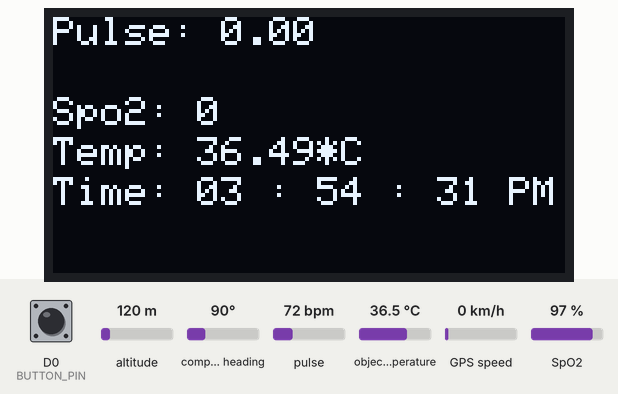
A sketch run on a simulated ESP8266 (NodeMCU). On the bench: 128×64 one-colour display. Inputs (shaded band) come from the test bench; at power-on: pulse 72 bpm, object temperature 36.5 °C, SpO2 97 %, D0 (BUTTON_PIN) LOW, altitude 120 m, compass heading 90°, GPS speed 0 km/h. The GPS gets a fix after 3 s at 37.7749, -122.4194 with 8 satellites; what the sketch prints to the serial monitor is not drawn.

Above: at 2.8 s.
2.9 s: pulse set to 42 bpm
At 14.1 s:
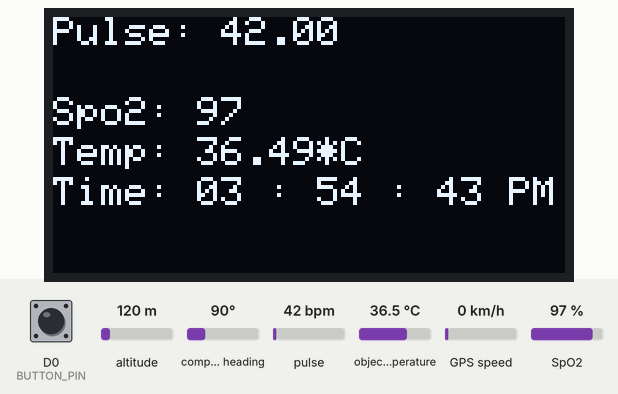
14.8 s: object temperature set to 20 °C
At 20.6 s:
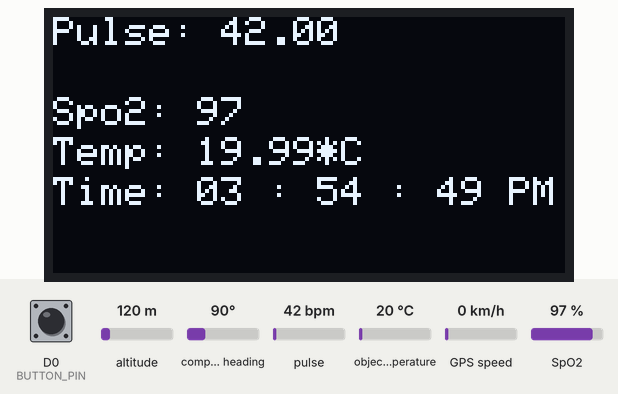
26.7 s: SpO2 set to 80 %
At 32.3 s:
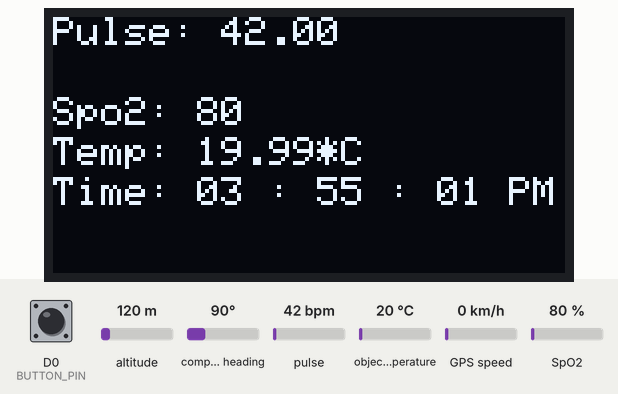
38.6 s: pulse set to 70 bpm
At 45.1 s:
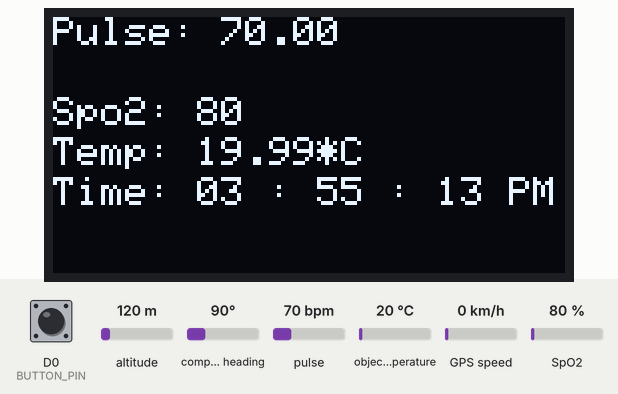
50.5 s: object temperature set to 26 °C
At 56.8 s:
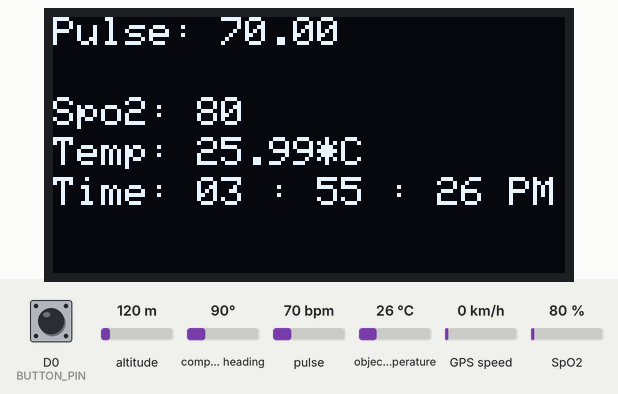
Timing chart, 0 to 58.3 s (numbered marks = the images above; inputs shaded):
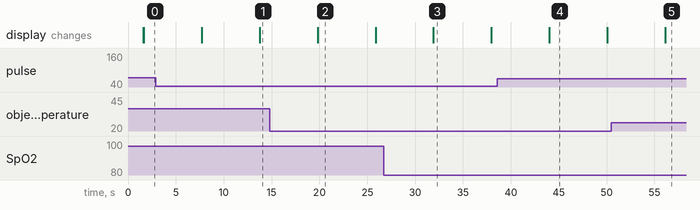

The sketch:

eYHC_1382.ino
```cpp
/*

 eYHC#1382
 e-yantra hakathon
 BMS College Of engineering
 Team_members: Sanketh J, Suryadatta, Satvik, Vinayak

*/

// lib s for mqtt with ubidots
#include <PubSubClient.h>
#include <UbidotsESPMQTT.h>

// lib s for gps module
#include <TinyGPS++.h>
#include <SoftwareSerial.h>

#include <Wire.h>       // lib for wiring

// lib s for oled display
#include <Adafruit_GFX.h>
#include <Adafruit_SSD1306.h>

#include <Adafruit_MLX90614.h>      // lib for temperature
#include "MAX30100_PulseOximeter.h"   // lib for pulse and spo2

#define REPORTING_PERIOD_MS     1000        // to report for every 1 second
#define TOKEN "BBFF-zhlQgSLnqxveWHNLFgQI73665dciuF" // Put your Ubidots' TOKEN
#define WIFINAME "testing"        //Your SSID
#define WIFIPASS "123456"         // Your Wifi password

PulseOximeter pox;
uint32_t tsLastReport = 0;

Ubidots client(TOKEN);        // sending token for ubidots client

Adafruit_MLX90614 mlx = Adafruit_MLX90614();

Adafruit_SSD1306 display(-1);     // oled display

#define BUTTON_PIN D0           // choose the input pin (for a pushbutton)
int status = 0;                  // variable for reading the pin status

TinyGPSPlus gps;                // The TinyGPS++ object
SoftwareSerial ss(4, 5);        // The serial connection to the GPS device
float latitude , longitude;
String lat_str , lng_str, time_str;
int hour, minute, second, pm;
char str_temp[16];      // temperory char s, created to store data of latitude and longitude
char str_temp2[16];

void onBeatDetected()
{
  Serial.println("Beat Detected!");
}

void callback(char* topic, byte* payload, unsigned int length) {
  Serial.print("Message arrived ["); Serial.print(topic); Serial.print("] ");
  for (int i = 0; i < length; i++) {
    Serial.print((char)payload[i]);
  }
  Serial.println();
}

void setup()
{
  Serial.begin(115200);   // for starting serial monitor
  ss.begin(9600);   // for gps module

  display.begin(SSD1306_SWITCHCAPVCC, 0x3C);    // initialize oled

  pinMode(BUTTON_PIN,INPUT);          // initialize button pin

  mlx.begin();

  client.setDebug(true); // Pass a true or false bool value to activate debug messages
  client.wifiConnection(WIFINAME, WIFIPASS);    // connecting to nearby wifi
  client.begin(callback);

  display.begin();      // oled initialize
  display.clearDisplay();
  display.setTextSize(1);
  display.setTextColor(1);
  display.setCursor(0, 0);
  display.println("Initializing...");
  display.display();

  Serial.print("Initializing pulse oximeter..");

  if (!pox.begin()){
    Serial.println("FAILED");
    display.clearDisplay();
    display.setTextSize(1);
    display.setTextColor(1);
    display.setCursor(0, 0);
    display.println("FAILED");
    display.display();
    }
  else{
    Serial.println("SUCCESS");
    display.clearDisplay();
    display.setTextSize(1);
    display.setTextColor(1);
    display.setCursor(0, 0);
    display.println("SUCCESS");
    display.display();

    pox.setIRLedCurrent(MAX30100_LED_CURR_24MA);
    pox.setOnBeatDetectedCallback(onBeatDetected); // Register a callback for the beat detection
    }
}

void loop(){
  if(!client.connected()){      // to check connected and if not reconnect to ubidots (mqtt)
    client.reconnect();
    }

  while (ss.available() > 0)
    if (gps.encode(ss.read()))
    {
      if (gps.location.isValid())     // to get latitude and longitude
      {
        latitude = gps.location.lat();
        lat_str = String(latitude , 6);
        longitude = gps.location.lng();
        lng_str = String(longitude , 6);
      }

      if (gps.time.isValid())       // to get time to display on oled screen
      {
        time_str = "";
        hour = gps.time.hour();
        minute = gps.time.minute();
        second = gps.time.second();

        minute = (minute + 30);
        if (minute > 59)
        {
          minute = minute - 60;
          hour = hour + 1;
        }
        hour = (hour + 5) ;
        if (hour > 23)
          hour = hour - 24;

        if (hour >= 12)
          pm = 1;
        else
          pm = 0;

        hour = hour % 12;

        if (hour < 10)
          time_str = '0';
        time_str += String(hour);

        time_str += " : ";

        if (minute < 10)
          time_str += '0';
        time_str += String(minute);

        time_str += " : ";

        if (second < 10)
          time_str += '0';
        time_str += String(second);

        if (pm == 1)
          time_str += " PM ";
        else
          time_str += " AM ";

      }
    }
    // emergency push button
  status = digitalRead(BUTTON_PIN);
  if(status==HIGH )
     {
      int val1 = 1;
       client.add("emergency", val1);
     }
     else {
      Serial.println("");
      Serial.println("There's no Emergency situation.");
     }


  pox.update();   // update pox for every 1 second
  float  temp = mlx.readObjectTempF();    // reading and storig temeprature value
  float pulse = pox.getHeartRate();       // reading and storig pulse level
  float  SpO2 = pox.getSpO2();            // reading and storig oxygen level

  if (millis() - tsLastReport > REPORTING_PERIOD_MS) {
    Serial.print("Pulse: ");
    Serial.println(pox.getHeartRate());
    Serial.print("SpO2: ");
    Serial.print(pox.getSpO2());
    Serial.println("%");
    Serial.print("Temperature: ");
    Serial.print(mlx.readObjectTempF());
    Serial.println("*F");
    Serial.print("Time: ");
    Serial.println(time_str);
    Serial.print("Latitude: ");
    Serial.print(lat_str);
    Serial.print("  Longitude: ");
    Serial.println(lng_str);

    display.clearDisplay();
    display.setTextSize(1);
    display.setTextColor(1);
    display.setCursor(0, 0);
    display.print("Pulse: ");
    display.println(pox.getHeartRate());

    display.setTextSize(1);
    display.setTextColor(1);
    display.setCursor(0, 20);
    display.print("Spo2: ");
    display.println(pox.getSpO2());

    display.setTextSize(1);
    display.setTextColor(1);
    display.setCursor(0, 30);
    display.print("Temp: ");
    display.print(mlx.readObjectTempC());
    display.println("*C");

    display.setTextSize(1);
    display.setTextColor(1);
    display.setCursor(0, 40);
    display.print("Time: ");
    display.println(time_str);
    display.display();

    tsLastReport = millis();
  }

    // adding variables in ubidots cloud
    client.add("heart-rate", pulse);
    client.add("oxygen-level", SpO2);
    client.add("temperature", temp);
    dtostrf(latitude, 4, 2, str_temp);
    dtostrf(longitude, 4, 2, str_temp2);
    char context[100]; // storing string data of latitude and longitude
    sprintf(context,"lat=%s,lng=%s",str_temp,str_temp2);
    client.ubidotsPublish("demo");
    client.add("gps",2, context);
    client.loop();
    delay(6000);

}
```

Measured:
- what the display in image 2 shows lasts 6.1 s, from 19.8 s to 25.9 s
